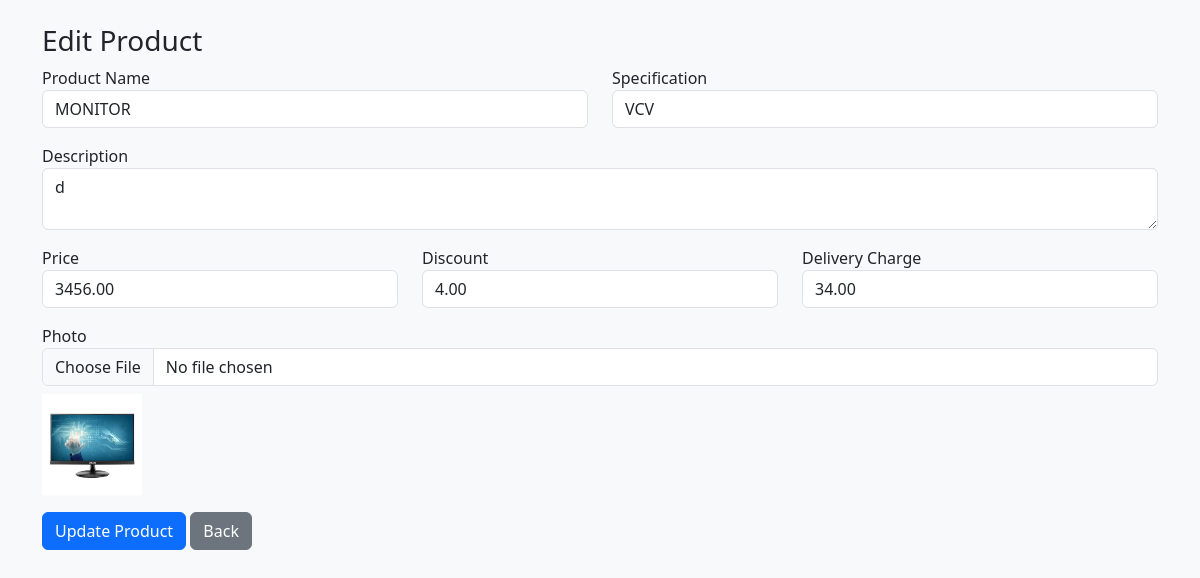
The page /product_form.php?id=2 (signed in) on the database its author committed.
### tables this page shows
CREATE TABLE `products` (
  `id` int(11) NOT NULL,
  `name` varchar(255) DEFAULT NULL,
  `specification` varchar(255) DEFAULT NULL,
  `description` text DEFAULT NULL,
  `price` decimal(10,2) DEFAULT NULL,
  `discount` decimal(10,2) DEFAULT NULL,
  `delivery_charge` decimal(10,2) DEFAULT NULL,
  `photo` varchar(255) DEFAULT NULL
);

### product_form.php (the view, shortened to what this page needs)
<?php
include 'db.php';
$id = isset($_GET['id']) ? intval($_GET['id']) : 0;
$product = ['name'=>'','specification'=>'','description'=>'','price'=>'','discount'=>'','delivery_charge'=>'','photo'=>''];
if ($id > 0) {
  $res = $conn->query("SELECT * FROM products WHERE id=$id");
  $product = $res->fetch_assoc();
}
?>
<!DOCTYPE html>
<html lang="en">
<head>
  <link href="https://cdn.jsdelivr.net/npm/bootstrap@5.3.0/dist/css/bootstrap.min.css" rel="stylesheet">
</head>
<body class="bg-light">
<div class="container mt-4">
  <h3><?= $id ? 'Edit' : 'Add' ?> Product</h3>
  <form method="post" enctype="multipart/form-data">
    <div class="row">
      <div class="col-md-6 mb-3">
        <label>Product Name</label>
        <input type="text" name="name" value="<?= $product['name']; ?>" class="form-control" required>
      </div>
      <div class="col-md-6 mb-3">
        <label>Specification</label>
        <input type="text" name="specification" value="<?= $product['specification']; ?>" class="form-control">
      </div>
    </div>
    <div class="mb-3">
      <label>Description</label>
      <textarea name="description" class="form-control"><?= $product['description']; ?></textarea>
    </div>
    <div class="row">
      <div class="col-md-4 mb-3">
        <label>Price</label>
        <input type="number" step="0.01" name="price" value="<?= $product['price']; ?>" class="form-control">
      </div>
      <div class="col-md-4 mb-3">
        <label>Discount</label>
        <input type="number" step="0.01" name="discount" value="<?= $product['discount']; ?>" class="form-control">
      </div>
      <div class="col-md-4 mb-3">
        <label>Delivery Charge</label>
        <input type="number" step="0.01" name="delivery_charge" value="<?= $product['delivery_charge']; ?>" class="form-control">
      </div>
    </div>
    <div class="mb-3">
      <label>Photo</label>
      <input type="file" name="photo" class="form-control">
      <?php if ($product['photo']): ?>
        <img src="uploads/<?= $product['photo']; ?>" width="100" class="mt-2">
      <?php endif; ?>
    </div>
    <button type="submit" class="btn btn-primary"><?= $id ? 'Update' : 'Save' ?> Product</button>
    <a href="products.php" class="btn btn-secondary">Back</a>
  </form>
</div>
</body>
</html>

### rows shown on the page
products: name "MONITOR", specification "VCV", description "d", price "3456.00", discount "4.00", delivery_charge "34.00", photo (picture)
